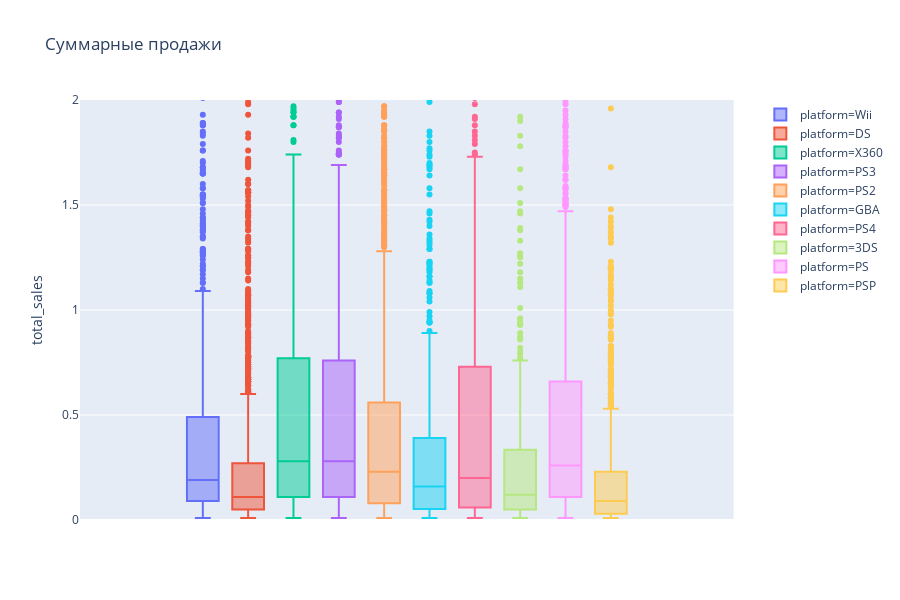

The notebook cell this image was saved under:
### Code cell
fig = px.box(top10_df, y='total_sales', color='platform', range_y=[0,2], title='Суммарные продажи')
fig.show()

### Figure 1 — Plotly figure (JSON) as saved in the notebook; plotly's stock layout.template omitted (floating-point values rounded to 4 significant figures; data arrays with more than 128 entries replaced by an {"elided": "..."} marker saying what was removed)
{"data": [{"alignmentgroup": "True", "hoverlabel": {"namelength": 0}, "hovertemplate": "platform=Wii<br>total_sales=%{y}", "legendgroup": "platform=Wii", "marker": {"color": "#636efa"}, "name": "platform=Wii", "notched": false, "offsetgroup": "platform=Wii", "orientation": "v", "showlegend": true, "type": "box", "x0": " ", "xaxis": "x", "y": {"elided": "1286 float values"}, "y0": " ", "yaxis": "y"}, {"alignmentgroup": "True", "hoverlabel": {"namelength": 0}, "hovertemplate": "platform=DS<br>total_sales=%{y}", "legendgroup": "platform=DS", "marker": {"color": "#EF553B"}, "name": "platform=DS", "notched": false, "offsetgroup": "platform=DS", "orientation": "v", "showlegend": true, "type": "box", "x0": " ", "xaxis": "x", "y": {"elided": "2120 float values"}, "y0": " ", "yaxis": "y"}, {"alignmentgroup": "True", "hoverlabel": {"namelength": 0}, "hovertemplate": "platform=X360<br>total_sales=%{y}", "legendgroup": "platform=X360", "marker": {"color": "#00cc96"}, "name": "platform=X360", "notched": false, "offsetgroup": "platform=X360", "orientation": "v", "showlegend": true, "type": "box", "x0": " ", "xaxis": "x", "y": {"elided": "1232 float values"}, "y0": " ", "yaxis": "y"}, {"alignmentgroup": "True", "hoverlabel": {"namelength": 0}, "hovertemplate": "platform=PS3<br>total_sales=%{y}", "legendgroup": "platform=PS3", "marker": {"color": "#ab63fa"}, "name": "platform=PS3", "notched": false, "offsetgroup": "platform=PS3", "orientation": "v", "showlegend": true, "type": "box", "x0": " ", "xaxis": "x", "y": {"elided": "1305 float values"}, "y0": " ", "yaxis": "y"}, {"alignmentgroup": "True", "hoverlabel": {"namelength": 0}, "hovertemplate": "platform=PS2<br>total_sales=%{y}", "legendgroup": "platform=PS2", "marker": {"color": "#FFA15A"}, "name": "platform=PS2", "notched": false, "offsetgroup": "platform=PS2", "orientation": "v", "showlegend": true, "type": "box", "x0": " ", "xaxis": "x", "y": {"elided": "2126 float values"}, "y0": " ", "yaxis": "y"}, {"alignmentgroup": "True", "hoverlabel": {"namelength": 0}, "hovertemplate": "platform=GBA<br>total_sales=%{y}", "legendgroup": "platform=GBA", "marker": {"color": "#19d3f3"}, "name": "platform=GBA", "notched": false, "offsetgroup": "platform=GBA", "orientation": "v", "showlegend": true, "type": "box", "x0": " ", "xaxis": "x", "y": {"elided": "811 float values"}, "y0": " ", "yaxis": "y"}, {"alignmentgroup": "True", "hoverlabel": {"namelength": 0}, "hovertemplate": "platform=PS4<br>total_sales=%{y}", "legendgroup": "platform=PS4", "marker": {"color": "#FF6692"}, "name": "platform=PS4", "notched": false, "offsetgroup": "platform=PS4", "orientation": "v", "showlegend": true, "type": "box", "x0": " ", "xaxis": "x", "y": {"elided": "392 float values"}, "y0": " ", "yaxis": "y"}, {"alignmentgroup": "True", "hoverlabel": {"namelength": 0}, "hovertemplate": "platform=3DS<br>total_sales=%{y}", "legendgroup": "platform=3DS", "marker": {"color": "#B6E880"}, "name": "platform=3DS", "notched": false, "offsetgroup": "platform=3DS", "orientation": "v", "showlegend": true, "type": "box", "x0": " ", "xaxis": "x", "y": {"elided": "512 float values"}, "y0": " ", "yaxis": "y"}, {"alignmentgroup": "True", "hoverlabel": {"namelength": 0}, "hovertemplate": "platform=PS<br>total_sales=%{y}", "legendgroup": "platform=PS", "marker": {"color": "#FF97FF"}, "name": "platform=PS", "notched": false, "offsetgroup": "platform=PS", "orientation": "v", "showlegend": true, "type": "box", "x0": " ", "xaxis": "x", "y": {"elided": "1190 float values"}, "y0": " ", "yaxis": "y"}, {"alignmentgroup": "True", "hoverlabel": {"namelength": 0}, "hovertemplate": "platform=PSP<br>total_sales=%{y}", "legendgroup": "platform=PSP", "marker": {"color": "#FECB52"}, "name": "platform=PSP", "notched": false, "offsetgroup": "platform=PSP", "orientation": "v", "showlegend": true, "type": "box", "x0": " ", "xaxis": "x", "y": {"elided": "1193 float values"}, "y0": " ", "yaxis": "y"}], "layout": {"boxmode": "group", "height": 600, "legend": {"tracegroupgap": 0}, "title": {"text": "Суммарные продажи"}, "xaxis": {"anchor": "y", "domain": [0, 0.98]}, "yaxis": {"anchor": "x", "domain": [0, 1], "range": [0, 2], "title": {"text": "total_sales"}}}}
